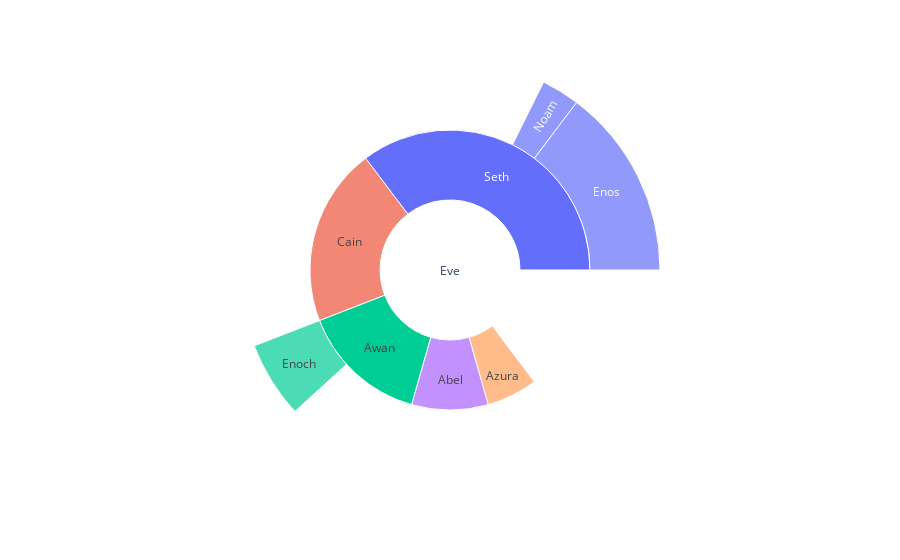

Notebook code for this chart:
### Markdown cell above
# Sunburst Chart (hierachical한 차트)

### Code cell
data = dict(
    character=['Eve','Cain','Seth','Enos','Noam','Abel','Awan','Enoch','Azura'],
    parent = ['','Eve','Eve','Seth','Seth','Eve','Eve','Awan','Eve'],
    value = [10,14,12,10,2,6,6,4,4]
)

fig = px.sunburst(
    data,names='character',parents='parent',values='value'
)
fig.show()

### Figure 1 — Plotly figure (JSON) as saved in the notebook; plotly's stock layout.template omitted (floating-point values rounded to 4 significant figures)
{"data": [{"domain": {"x": [0, 1], "y": [0, 1]}, "hovertemplate": "character=%{label}<br>value=%{value}<br>parent=%{parent}<extra></extra>", "labels": ["Eve", "Cain", "Seth", "Enos", "Noam", "Abel", "Awan", "Enoch", "Azura"], "name": "", "parents": ["", "Eve", "Eve", "Seth", "Seth", "Eve", "Eve", "Awan", "Eve"], "type": "sunburst", "values": [10, 14, 12, 10, 2, 6, 6, 4, 4]}], "layout": {"legend": {"tracegroupgap": 0}, "margin": {"t": 60}}}
